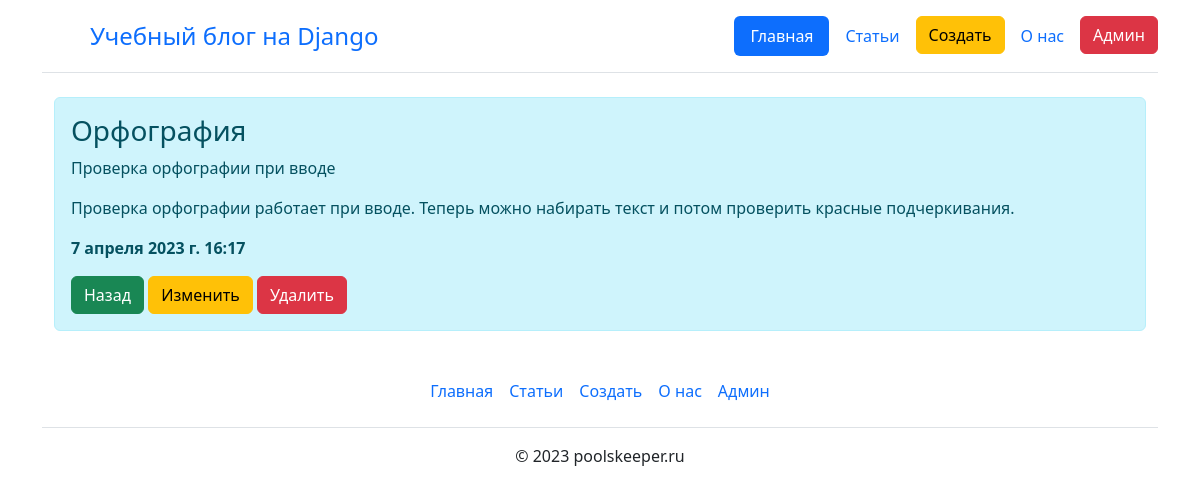
The app's page /detail/45 with its own data.
### main/models.py (models this page shows, shortened)
class Article(models.Model):
    id = models.AutoField('id', primary_key=True)
    title = models.CharField('Заголовок', max_length=100, null=False)
    intro = models.CharField('Анонс', max_length=300, null=False)
    text = models.TextField('Статья', null=False)
    date = models.DateTimeField('Время', default=timezone.now())
    class Meta:
        verbose_name = 'Статья'
        verbose_name_plural = 'Статьи'

### main/views.py (the view)
# urls.py: path('detail/<int:id>', views.detail, name='detail'),
def detail(request, id):
    article = Article.objects.get(pk=id)
    return render(request, 'main/detail.html', {
        'title': article.title,
        'article': article,
    })

### main/templates/main/detail.html (shortened to what this page needs)
{% extends 'main/base.html' %}
{% block body %}
            <div class="alert alert-info mt-2" >
                <h3>{{ article.title }}</h3>
                <p>{{ article.intro }}</p>
                <p>{{ article.text|linebreaks }}</p>
                <p><b>{{ article.date }} </b></p>
                <a href="{% url 'articles' %}" class="btn btn-success">Назад</a>
                <a href="{% url 'update' article.id %}" class="btn btn-warning">Изменить</a>
                <a href="{% url 'delete' article.id %}" class="btn btn-danger">Удалить</a>
            </div>
{% endblock %}

### records on screen
Article: title "Орфография", intro "Проверка орфографии при вводе", text "Проверка орфографии работает при вводе. Теперь можно набирать текст и потом проверить красные подчеркивания.", date "7 апреля 2023 г. 16:17"
